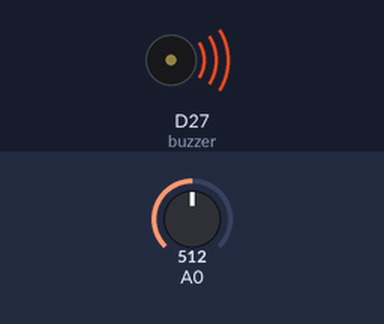
A program run on a simulated Raspberry Pi (BCM pin numbers). Shown: buzzer (waves = sounding, pin HIGH). The test bench sets the inputs (shaded band); at power-on: A0 = 512 (analog values on the 0–1023 scale). The clock reads 2024-03-15 10:24:30 at power-on unless the program sets it; each call to the cloud database takes 0.3 s, and an entry nobody has set reads as its off value or as empty; what the program prints to the terminal is not drawn.

Above: at 8.5 s.
At 16.3 s:
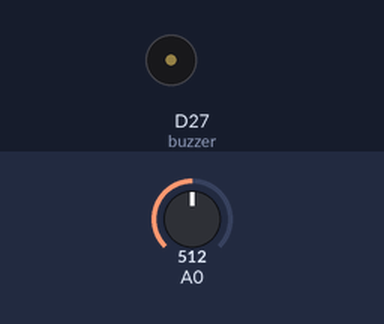
Timing chart, 0 to 27.3 s (numbered marks = the images above):
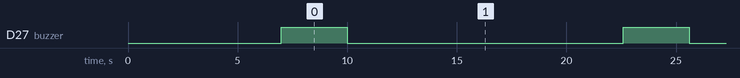

Measured:
- by itself, D27 (buzzer): alternates HIGH for 3.0 s and LOW for 12.6 s

The program:

gas.py
```python
import pyfirmata
import time
import pyrebase
import RPi.GPIO as GPIO
import telegram
GPIO.setmode(GPIO.BCM)
buzzer = 27
GPIO.setup(buzzer, GPIO.OUT)
GPIO.setup(buzzer, GPIO.LOW)

board = pyfirmata.Arduino("/dev/ttyACM0")
it = pyfirmata.util.Iterator(board)
it.start()
config = {
    "apiKey": "AIzaSyBqkX6_iG60ijhP8ugTv9KTsE1n3Yj5b7A",
    "authDomain": "graduationproject-391b2.firebaseapp.com",
    "databaseURL": "https://graduationproject-391b2-default-rtdb.asia-southeast1.firebasedatabase.app",
    "projectId": "graduationproject-391b2",
    "storageBucket": "graduationproject-391b2.appspot.com",
}

firebase = pyrebase.initialize_app(config)
db = firebase.database()

gas = board.analog[0]
gas.enable_reporting()
gas_value = gas.read()
time.sleep(2)
print('gas sensor is running')

my_token = "5819273152:AAGARCW67briVR9xdmJAqbQIIyk5HACYsfA"
bot = telegram.Bot(token=my_token)

while True:
    gas_value = float(gas.read())
    print(gas_value)
    if gas_value > 0:
        GPIO.output(buzzer, 1)
        time.sleep(3)
        GPIO.output(buzzer, 0)
        t = time.localtime()
        current_time = time.strftime("%Y:%m:%d:%H:%M", t)
        data = {
            'gasValue': gas_value,
            'warning': 'gas vuot nguong'}
        db.child('kitchen').child('gas').child(current_time).set(data)
        bot.sendMessage(chat_id="5749681599", text="Gas vượt ngưỡng")
        time.sleep(10)
    else:
        GPIO.output(buzzer, 0)
    time.sleep(2)
```
